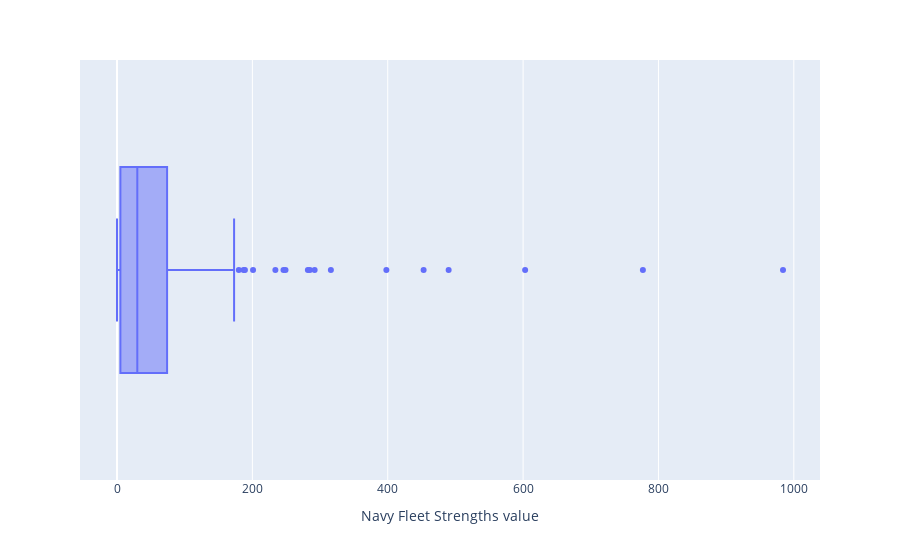

The cell this chart's notebook holds for it:
### Code cell
fig = px.box(data, x = data["Navy Fleet Strengths value"],
             hover_name=data["Country"])

fig.show()

### Figure 1 — Plotly figure (JSON) as saved in the notebook; plotly's stock layout.template omitted (floating-point values rounded to 4 significant figures; data arrays with more than 128 entries replaced by an {"elided": "..."} marker saying what was removed)
{"data": [{"alignmentgroup": "True", "hovertemplate": "<b>%{hovertext}</b><br><br>Navy Fleet Strengths value=%{x}<extra></extra>", "hovertext": {"elided": "138 str values"}, "legendgroup": "", "marker": {"color": "#636efa"}, "name": "", "notched": false, "offsetgroup": "", "orientation": "h", "showlegend": false, "type": "box", "x": {"elided": "138 int values"}, "x0": " ", "xaxis": "x", "y0": " ", "yaxis": "y"}], "layout": {"boxmode": "group", "legend": {"tracegroupgap": 0}, "margin": {"t": 60}, "xaxis": {"anchor": "y", "domain": [0, 1], "title": {"text": "Navy Fleet Strengths value"}}, "yaxis": {"anchor": "x", "domain": [0, 1]}}}
